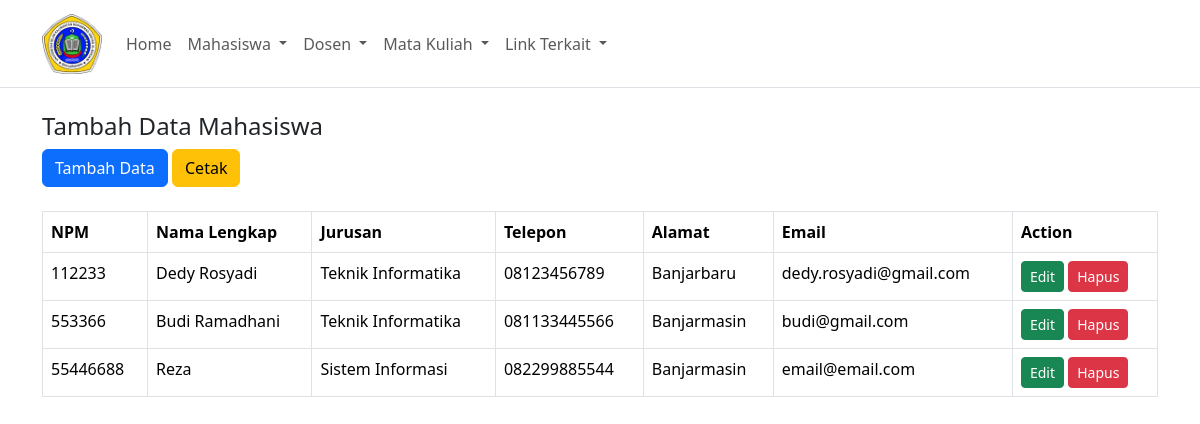
Before: /?page=mahasiswa with the older database file.
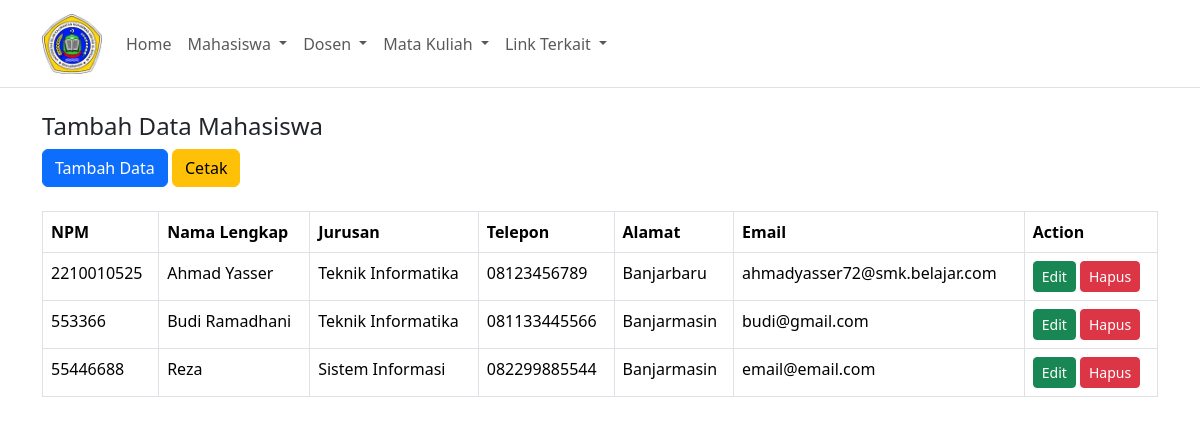
After: the same page with the newer database file.
### tables this page shows
CREATE TABLE `mahasiswa` (
  `id` int(11) NOT NULL,
  `npm` varchar(10) NOT NULL,
  `nama` varchar(200) NOT NULL,
  `jurusan` varchar(5) NOT NULL,
  `telepon` varchar(15) NOT NULL,
  `alamat` varchar(200) NOT NULL,
  `email` varchar(100) NOT NULL
);

### mahasiswa/show.php (the view)
<h4>Tambah Data Mahasiswa</h4>
<a href="?page=mahasiswaAdd" class="btn btn-primary mb-4">Tambah Data</a>
<a href="?page=mahasiswaCetak" class="btn btn-warning mb-4" target="_blank">Cetak</a>
<table class="table table-bordered table-hover">
    <thead>
        <tr>
            <th>NPM</th>
            <th>Nama Lengkap</th>
            <th>Jurusan</th>
            <th>Telepon</th>
            <th>Alamat</th>
            <th>Email</th>
            <th>Action</th>
        </tr>
    </thead>
    <tbody>
        <?php
        include 'connection.php';
        $query = mysqli_query($con, "SELECT * FROM mahasiswa");
        while ($data = mysqli_fetch_array($query)) {
            ?>
            <tr>
                <td><?php echo $data['npm']; ?></td>
                <td><?php echo $data['nama']; ?></td>
                <td>
                    <?php echo ($data['jurusan']) == 'TI' ? 'Teknik Informatika' : 'Sistem Informasi'; ?>
                </td>
                <td><?php echo $data['telepon']; ?></td>
                <td><?php echo $data['alamat']; ?></td>
                <td><?php echo $data['email']; ?></td>
                <td>
                    <a class="btn btn-sm btn-success" href="?page=mahasiswaEdit&id=<?= $data['id']; ?>">Edit</a>
                    <a class="btn btn-sm btn-danger" href="?page=mahasiswaDelete&id=<?= $data['id']; ?>"
                        onclick="return confirm('Lanjutkan menghapus data ?')">Hapus </a>
                </td>
            </tr>
            <?php
        }
        ?>
    </tbody>
</table>

### index.php (shortened to what this page needs)
<!doctype html>
<html lang="en">
<head>
    <link href="assets/css/bootstrap.min.css" rel="stylesheet">
    <link rel="stylesheet" href="https://cdnjs.cloudflare.com/ajax/libs/font-awesome/5.15.4/css/all.min.css">
</head>
<body>
    <?php include 'nav.php'; ?>
    <div class="container mt-4">
        <?php
        switch ($_GET['page']) {
            case 'mahasiswa':
                include 'mahasiswa/show.php';
                break;
        }
        ?>
    </div>
</body>
</html>

### nav.php (shortened to what this page needs)
<nav class="navbar navbar-expand-xl border-bottom">
    <div class="container">
        <a class="navbar-brand" href="#">
            <img src="assets/img/logo.png" alt="Logo Uniska" width="60" class="d-inline-block align-text-top">
        </a>
        <div class="collapse navbar-collapse" id="navbarNavDropdown">
            <ul class="navbar-nav">
                <li class="nav-item">
                    <a class="nav-link" aria-current="page" href="./">Home</a>
                </li>
                <li class="nav-item dropdown">
                    <a class="nav-link dropdown-toggle" href="#" role="button" data-bs-toggle="dropdown"
                        aria-expanded="false">
                        Mahasiswa
                    </a>
                </li>
                <li class="nav-item dropdown">
                    <a class="nav-link dropdown-toggle" href="#" role="button" data-bs-toggle="dropdown"
                        aria-expanded="false">
                        Dosen
                    </a>
                </li>
                <li class="nav-item dropdown">
                    <a class="nav-link dropdown-toggle" href="#" role="button" data-bs-toggle="dropdown"
                        aria-expanded="false">
                        Mata Kuliah
                    </a>
                </li>
                <li class="nav-item dropdown">
                    <a class="nav-link dropdown-toggle" href="#" role="button" data-bs-toggle="dropdown"
                        aria-expanded="false">
                        Link Terkait
                    </a>
                </li>
            </ul>
        </div>
    </div>
</nav>

Changed rows visible on the page:
changed mahasiswa "Banjarbaru": npm "112233" → "2210010525"; nama "Dedy Rosyadi" → "Ahmad Yasser"; email "dedy.rosyadi@gmail.com" → "ahmadyasser72@smk.belajar.com"
